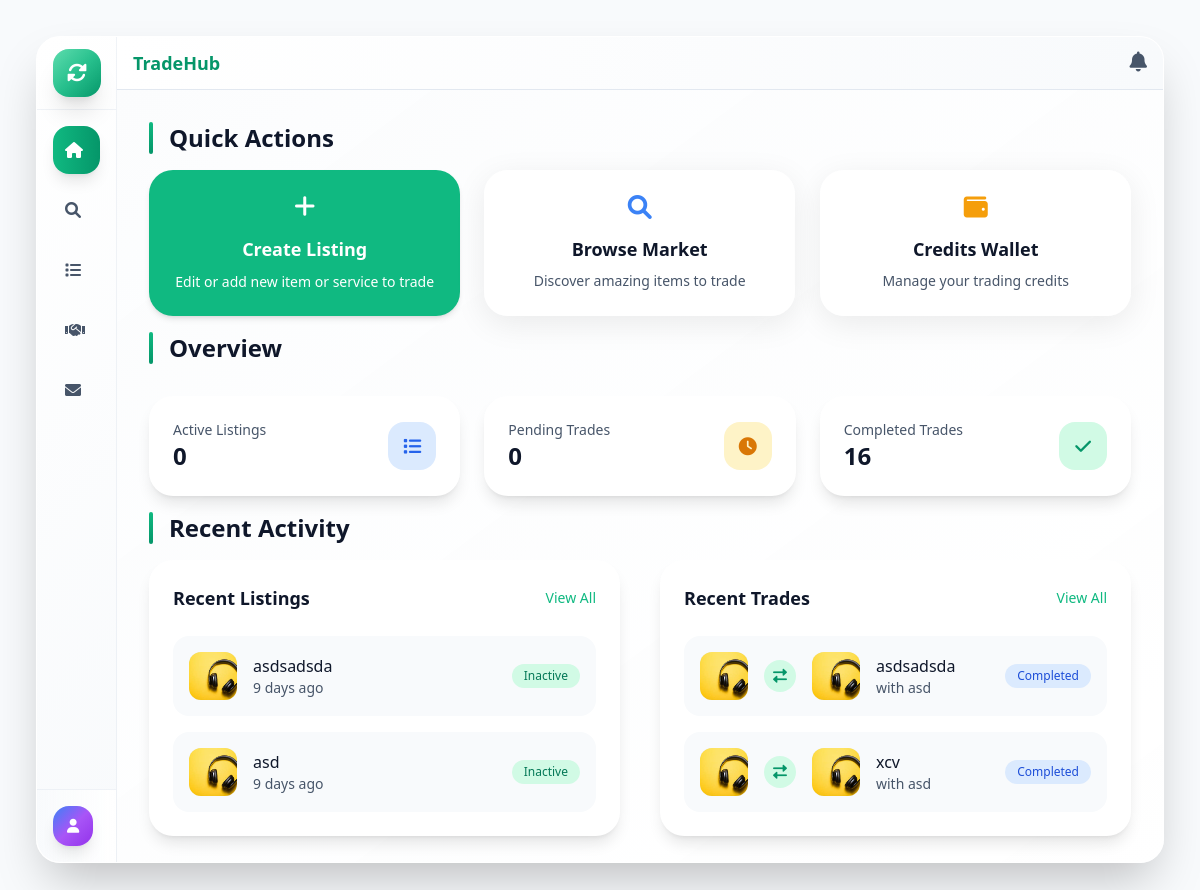
The app's page /Pages/dashboard.php (signed in) with its own data.
### tables this page shows
CREATE TABLE `site_settings` (
  `id` int(11) NOT NULL,
  `setting_key` varchar(100) NOT NULL,
  `setting_value` text DEFAULT NULL,
  `created_at` timestamp NOT NULL DEFAULT current_timestamp(),
  `updated_at` timestamp NOT NULL DEFAULT current_timestamp() ON UPDATE current_timestamp()
);

CREATE TABLE `listings` (
  `id` int(11) NOT NULL,
  `user_id` int(11) NOT NULL,
  `title` varchar(255) NOT NULL,
  `description` text NOT NULL,
  `type` enum('product','service') NOT NULL,
  `category` varchar(100) NOT NULL,
  `image_url` varchar(500) DEFAULT NULL,
  `looking_for` longtext DEFAULT NULL CHECK (json_valid(`looking_for`)),
  `status` enum('active','inactive','deleted') DEFAULT 'active',
  `views` int(11) DEFAULT 0,
  `created_at` timestamp NOT NULL DEFAULT current_timestamp(),
  `updated_at` timestamp NOT NULL DEFAULT current_timestamp() ON UPDATE current_timestamp()
);

CREATE TABLE `trades` (
  `id` int(11) NOT NULL,
  `requester_id` int(11) NOT NULL,
  `owner_id` int(11) NOT NULL,
  `offered_item_id` int(11) NOT NULL,
  `requested_item_id` int(11) NOT NULL,
  `status` enum('pending','accepted','declined','completed','cancelled') DEFAULT 'pending',
  `trade_method` enum('company_inspection','meetup','secure_location') DEFAULT NULL,
  `message` text DEFAULT NULL,
  `created_at` timestamp NOT NULL DEFAULT current_timestamp(),
  `updated_at` timestamp NOT NULL DEFAULT current_timestamp() ON UPDATE current_timestamp(),
  `requester_completed` tinyint(1) DEFAULT 0,
  `owner_completed` tinyint(1) DEFAULT 0
);

### Pages/dashboard.php (the view, shortened to what the rows shown need)
<?php
require_once '../config/config.php';
$user_id = $_SESSION['user_id'];
$conn = getDBConnection();
$query = "SELECT * FROM listings WHERE user_id = ? ORDER BY created_at DESC LIMIT 2";
$stmt = $conn->prepare($query);
$stmt->bind_param('i', $user_id);
$stmt->execute();
$result = $stmt->get_result();
$recent_listings = $result->fetch_all(MYSQLI_ASSOC);
$query = "SELECT
    t.*,
    l1.title AS offered_item_title,
    l1.image_url AS offered_item_image,
    l2.title AS requested_item_title,
    l2.image_url AS requested_item_image,
    CASE
        WHEN t.requester_id = ? THEN u2.full_name
        ELSE u1.full_name
    END AS partner_name
FROM trades t
JOIN listings l1 ON t.offered_item_id = l1.id
JOIN listings l2 ON t.requested_item_id = l2.id
JOIN users u1 ON t.requester_id = u1.id
JOIN users u2 ON t.owner_id = u2.id
WHERE t.requester_id = ? OR t.owner_id = ?
ORDER BY t.created_at DESC
LIMIT 2";
$stmt = $conn->prepare($query);
$stmt->bind_param('iii', $user_id, $user_id, $user_id);
$stmt->execute();
$result = $stmt->get_result();
$recent_trades = $result->fetch_all(MYSQLI_ASSOC);
$page_title = 'Dashboard';
include '../includes/header.php';
?>
<!DOCTYPE html>
<html lang="en">
<head>
    <title><?php echo htmlspecialchars($page_title); ?> - <?php include "../includes/Name.php";?></title>
    <script src="https://cdn.tailwindcss.com"></script>
</head>
<body class="bg-gradient-to-br from-slate-50 via-emerald-50/30 to-slate-100">
    <div class="md:p-9">
        <div class="max-w-full mx-auto h-[100vh] md:h-[calc(95vh-3rem)]">
            <div class="flex h-full bg-white/95 backdrop-blur-sm rounded-3xl shadow-2xl border border-white/50 overflow-hidden animate-scale-in">
                <div class="flex-1 flex flex-col overflow-hidden">
                    <?php include '../includes/head.php'; ?>
                    <div class="flex-1 overflow-y-auto p-8 bg-gradient-to-br from-slate-50/50 to-white">
                        <div class="mb-4 animate-fade-in-up animate-delay-300">
                            <h2 class="text-2xl font-bold text-slate-900 mb-4 flex items-center">
                                <div class="w-1 h-8 bg-gradient-to-b from-emerald-500 to-emerald-600 rounded-full mr-4"></div>
                                Quick Actions
                            </h2>
                        </div>
                        <div class="mb-4 animate-fade-in-up animate-delay-400">
                            <h2 class="text-2xl font-bold text-slate-900 mb-8 flex items-center">
                                <div class="w-1 h-8 bg-gradient-to-b from-emerald-500 to-emerald-600 rounded-full mr-4"></div>
                                Overview
                            </h2>
                        </div>
                        <div class="animate-fade-in-up animate-delay-500">
                            <h2 class="text-xl sm:text-2xl font-bold text-slate-900 mb-3 sm:mb-4 flex items-center">
                                <div class="w-1 h-6 sm:h-8 bg-gradient-to-b from-emerald-500 to-emerald-600 rounded-full mr-3 sm:mr-4"></div>
                                Recent Activity
                            </h2>
                            <div class="grid grid-cols-1 lg:grid-cols-2 gap-6 sm:gap-10">
                                <div class="bg-white rounded-2xl sm:rounded-3xl shadow-lg p-3 sm:p-6">
                                <div class="flex items-center justify-between mb-3 sm:mb-6">
                                    <h2 class="text-base sm:text-lg font-bold text-slate-900">Recent Listings</h2>
                                </div>
                                <?php if (empty($recent_listings)): ?>
                                    <div class="text-center py-4 sm:py-6">
                                    <i class="fas fa-box-open text-2xl sm:text-4xl text-slate-300 mb-3"></i>
                                    <p class="text-slate-600 text-xs sm:text-base">No listings yet</p>
                                    <a href="create-listing.php" class="text-emerald-500 hover:text-emerald-600 text-xs sm:text-sm">Create your first listing</a>
                                    </div>
                                <?php else: ?>
                                    <div class="space-y-3 sm:space-y-4">
                                    <?php foreach ($recent_listings as $listing): ?>
                                        <div class="flex items-center space-x-3 sm:space-x-4 p-2 sm:p-4 bg-slate-50 rounded-xl sm:rounded-2xl">
                                        <div class="w-9 h-9 sm:w-12 sm:h-12 bg-slate-200 rounded-lg sm:rounded-xl flex items-center justify-center overflow-hidden">
                                            <?php
                                            $firstImage = null;
                                            if (!empty($listing['image_url'])) {
                                            $images = explode(',', $listing['image_url']);
                                            $firstImage = trim($images[0]);
                                            }
                                            ?>
                                            <?php if (!empty($firstImage)): ?>
                                            <img src="<?php echo htmlspecialchars($firstImage); ?>" alt="Listing Image" class="w-full h-full object-cover">
                                            <?php else: ?>
                                            <i class="fas fa-<?php echo $listing['type'] == 'product' ? 'box' : 'tools'; ?> text-slate-600 text-sm sm:text-xl"></i>
                                            <?php endif; ?>
                                        </div>
                                        <div class="flex-1 min-w-0 hidden [@media(min-width:350px)]:block">
                                            <h3 class="font-medium text-slate-900 text-sm sm:text-base truncate">
                                            <?php echo htmlspecialchars($listing['title']); ?>
                                            </h3>
                                            <p class="text-xs sm:text-sm text-slate-600 truncate">
                                            <?php echo formatTimeAgo($listing['created_at']); ?>
                                            </p>
                                        </div>
                                        <span class="px-2 py-0.5 sm:px-3 sm:py-1 bg-emerald-100 text-emerald-700 rounded-lg sm:rounded-xl text-xs whitespace-nowrap">
                                            <?php echo ucfirst($listing['status']); ?>
                                        </span>
                                        </div>
                                    <?php endforeach; ?>
                                    </div>
                                <?php endif; ?>
                                </div>
                                <div class="bg-white rounded-2xl sm:rounded-3xl shadow-lg p-3 sm:p-6">
                                <div class="flex items-center justify-between mb-3 sm:mb-6">
                                    <h2 class="text-base sm:text-lg font-bold text-slate-900">Recent Trades</h2>
                                </div>
                                <?php if (empty($recent_trades)): ?>
                                    <div class="text-center py-4 sm:py-6">
                                    <i class="fas fa-handshake text-2xl sm:text-4xl text-slate-300 mb-3"></i>
                                    <p class="text-slate-600 text-xs sm:text-base">No trades yet</p>
                                    <a href="marketplace.php" class="text-emerald-500 hover:text-emerald-600 text-xs sm:text-sm">Browse marketplace</a>
                                    </div>
                                <?php else: ?>
                                    <div class="space-y-3 sm:space-y-4">
                                    <?php foreach ($recent_trades as $trade): ?>
                                        <div class="flex items-center space-x-3 sm:space-x-4 p-2 sm:p-4 bg-slate-50 rounded-xl sm:rounded-2xl">
                                        <div class="w-9 h-9 sm:w-12 sm:h-12 bg-slate-200 rounded-lg sm:rounded-xl flex items-center justify-center overflow-hidden">
                                            <?php
                                            $firstImage = null;
                                            if (!empty($trade['offered_item_image'])) {
                                            $images = array_map('trim', explode(',', $trade['offered_item_image']));
                                            $firstImage = $images[0] ?? null;
                                            }
                                            ?>
                                            <?php if (!empty($firstImage)): ?>
                                            <img src="<?php echo htmlspecialchars($firstImage); ?>" alt="" class="w-full h-full object-cover">
                                            <?php else: ?>
                                            <i class="fas fa-box text-slate-400 text-sm sm:text-xl"></i>
                                            <?php endif; ?>
                                        </div>
                                        <div class="w-5 h-5 sm:w-8 sm:h-8 bg-emerald-100 rounded-full flex items-center justify-center flex-shrink-0">
                                            <i class="fas fa-exchange-alt text-emerald-600 text-xs sm:text-sm"></i>
                                        </div>
                                        <div class="w-9 h-9 sm:w-12 sm:h-12 bg-slate-200 rounded-lg sm:rounded-xl flex items-center justify-center overflow-hidden">
                                            <?php
                                            $firstImage = null;
                                            if (!empty($trade['requested_item_image'])) {
                                            $images = array_map('trim', explode(',', $trade['requested_item_image']));
                                            $firstImage = $images[0] ?? null;
                                            }
                                            ?>
                                            <?php if (!empty($firstImage)): ?>
                                            <img src="<?php echo htmlspecialchars($firstImage); ?>" alt="" class="w-full h-full object-cover">
                                            <?php else: ?>
                                            <i class="fas fa-box text-slate-400 text-sm sm:text-xl"></i>
                                            <?php endif; ?>
                                        </div>
                                        <div class="flex-1 min-w-0 hidden [@media(min-width:449px)]:block">
                                            <h3 class="font-medium text-slate-900 text-sm sm:text-base truncate">
                                            <?php echo htmlspecialchars($trade['offered_item_title']); ?>
                                            </h3>
                                            <p class="text-xs sm:text-sm text-slate-600 truncate">
                                            with <?php echo htmlspecialchars($trade['partner_name']); ?>
                                            </p>
                                        </div>
                                        <span class="px-2 py-0.5 sm:px-3 sm:py-1 bg-blue-100 text-blue-700 rounded-lg sm:rounded-xl text-xs whitespace-nowrap">
                                            <?php echo ucfirst($trade['status']); ?>
                                        </span>
                                        </div>
                                    <?php endforeach; ?>
                                    </div>
                                <?php endif; ?>
                                </div>
                            </div>
                        </div>
                    </div>
<?php include '../includes/footer.php'; ?>
</body>
</html>

### includes/Name.php
<?php
require_once '../config/config.php';
$conn = getDBConnection();
$query = "SELECT setting_value FROM site_settings WHERE setting_key = 'site_name' LIMIT 1";
$result = $conn->query($query);
if ($result && $row = $result->fetch_assoc()) {
    echo htmlspecialchars($row['setting_value']);
}
?>

### records on screen
site_settings: setting_value "TradeHub"
listings: title "asdsadsda", created_at "9 days ago", status "Inactive"
listings: title "asd", created_at "9 days ago", status "Inactive"
trades: offered_item.title "asdsadsda", partner_name "asd", status "Completed"
trades: offered_item.title "xcv", partner_name "asd", status "Completed"

### other values on screen
$active_count "0"
$trade_counts['pending_count'] "0"
$trade_counts['completed_count'] "16"
